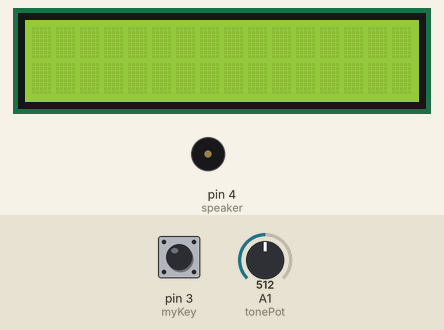
The sketch below on a simulated Arduino Uno, built with avr-gcc and run on an emulated ATmega328P. Parts: 16×2 character LCD, buzzer (waves = sounding). Inputs (shaded band) come from the test bench; at power-on: pin 3 (myKey) LOW, A1 (tonePot) = 512. What the sketch prints to the serial monitor is not drawn.

Above: at 1.2 s.
1.3 s: pin 3 (myKey) pulled HIGH for 0.15 s
At 4.1 s:
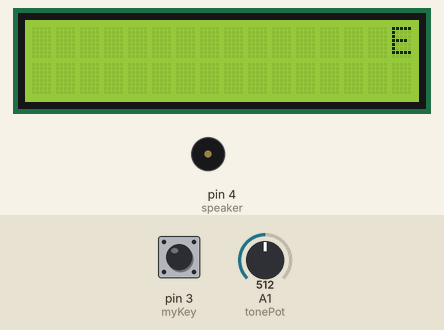
4.4 s: pin 3 (myKey) pulled HIGH for 1 s
At 8.24 s:
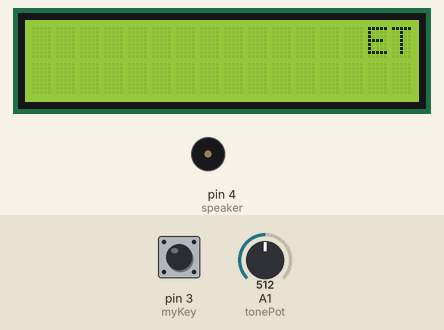
8.4 s: pin 3 (myKey) pulled HIGH for 0.15 s
At 8.47 s:
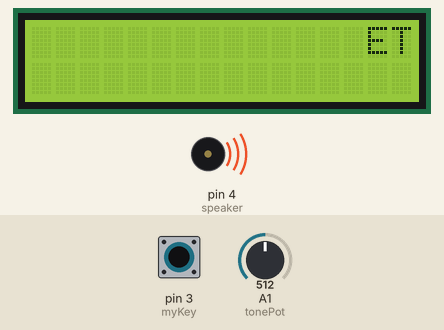
11.5 s: pin 3 (myKey) pulled HIGH for 0.15 s
At 12.8 s:
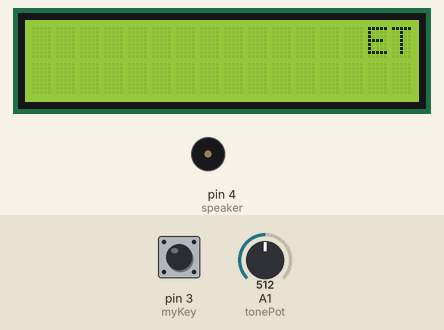
14.6 s: pin 3 (myKey) pulled HIGH for 0.15 s
At 14.67 s:
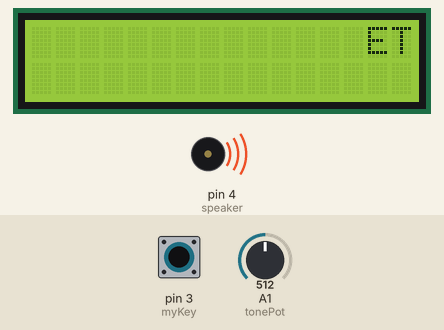
17.7 s: pin 3 (myKey) pulled HIGH for 0.15 s
At 23.9 s:
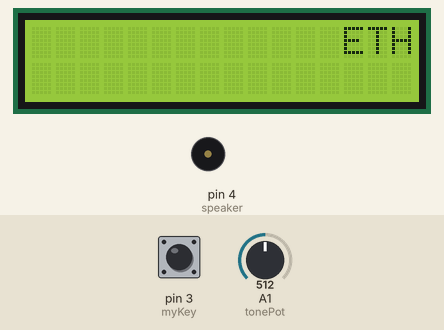
Timing chart, 0 to 25.4 s (numbered marks = the images above; inputs shaded):
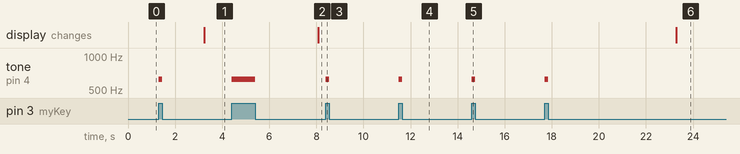

Measured:
- after the input at 1.3 s, tone on pin 4 (speaker): silent → 625 Hz at once, → silent 0.15 s later; the display: changes after 1.9 s (image 1)
- after the input at 4.4 s, tone on pin 4 (speaker): silent → 625 Hz at once, → silent 1.0 s later; the display: changes after 3.7 s (image 2)
- after the input at 8.4 s, tone on pin 4 (speaker): silent → 625 Hz at once, → silent 0.15 s later
- after the input at 11.5 s, tone on pin 4 (speaker): silent → 625 Hz at once, → silent 0.15 s later
- after the input at 14.6 s, tone on pin 4 (speaker): silent → 625 Hz at once, → silent 0.15 s later
- after the input at 17.7 s, tone on pin 4 (speaker): silent → 625 Hz at once, → silent 0.15 s later; the display: changes after 5.6 s (image 6)

The sketch:

morseduino.ino
```cpp
/*
   Dave Mueller W9BFZ's modification of:

 *  Barnacle Budd's Morse Code Decoder v. 0.1
   (c) 2011, Budd Churchward - WB7FHC

   Hook a button or telegraph key up to your Arduino
   and this program will copy your Morse Code and display
   the characters in your Monitor window.

   The program will automatically adjust to the speed of code that
   you are sending. The first few characters may come out wrong.

   The software tracks the speed of the sender's dahs to make
   its adjustments. The more dahs you send at the beginning
   the sooner it locks into solid copy.

   After a reset, the following text is very difficult to lock in on:
   'SHE IS HIS SISTER' because there are only two dahs in the whole
   phrase and they come near the end. However, if you reset and then
   send 'CALL ME WOODY' it will match your speed quite quickly.

Mods by Dave: Variable tone via potentiometer. LCD support currently configured for 16X2 but only uses one line.
  TODO: Add a clear screen button.
*/
#include <LiquidCrystal.h>
LiquidCrystal lcd(7, 8, 9, 10, 11, 12);

int myKey=3;    // We are borrowing Analog Pin 0 and using it as digital
int speaker=4;  // Speaker will be hooked between pin 11 and ground

int val=0;                   // A value for key up and down
int myTone=0;              // Frequency of our tone
int tonePot = A1; // Tone poteniometer
int pot = 0; // Control the frequency of the side tone.


boolean ditOrDah=true;       // We have a full dit or a full dah
int dit=100;                 // If we loop less than this with keydown it's a dit else a dah
int averageDah=150;          // Start with this value we will adjusted it each time he sends a dah


boolean characterDone=true;  // A full character has been sent
int myBounce=2;              // Handles normal keybounce but we needed to do more later
int downTime=0;              // We are going to count the cycles we loop while key is down

long FullWait=10000;     // This value will be set by the sender's speed - the gap between letters
long WaitWait=FullWait;  // WaitWait is for the gap between dits and dahs
long newWord=0;          // For the gap between words

int nearLineEnd=60;      // How far do you want to type across your monitor window?
int letterCount=0;       // To keep track of how many characters have been printed on the line

int myNum=0;  // We will turn the dits and dahs into a data stream and parse
              // a value that we will store here

// The place a letter appears here matches the value we parse out of the code
char mySet[] ="##TEMNAIOGKDWRUS##QZYCXBJP#L#FVH09#8###7#######61#######2###3#45";


void setup() {
  pinMode(myKey, INPUT);
  pinMode(speaker,OUTPUT);
  lcd.begin(16, 2);
  lcd.setCursor(16,0);
  // initialize the serial communication:
  Serial.begin(9600);
  lcd.cursor();
}


 void loop() {
  pot = analogRead(tonePot); // Read tone potentiometer
  myTone = map(pot, 0, 1023, 350, 900); // Set tone based on potentiometer. Between 400hz and 900hz

   val=digitalRead(myKey);  // Is it up or is it down?
   if (val) keyIsDown();    // Any value here means it is down.
   if (!val) keyIsUp();     // Should be 0 when it is up.

 }

 void keyIsDown() {
   tone(speaker,myTone);  // Turn on the sound
   WaitWait=FullWait;     // Reset our Key Up countdown
   downTime++;   //Count how long the key is down

  if (myNum==0) {       // myNum will equal zero at the beginning of a character
      myNum=1;          // This is our start bit  - it only does this once per letter
    }

  characterDone=false;  // we aren't finished with the character yet, there could be more
  ditOrDah=false;       // we don't know what it is yet - key is still down
  delay(myBounce);      // short delay to keep the real world in synch with Arduino
 }

 void keyIsUp() {
   noTone(speaker);     // Turn off the sound
  if (newWord>0) newWord--;     // Counting down to spot gap between words
  if (newWord==1) printSpace(); // Found the gap, print a space but only once next time it will be 0

  if (!ditOrDah) {              // We don't know if it was a dit or a dah yet, so ...
      shiftBits();              // let's go find out! And do our Magic with the bits
    }

  if (!characterDone) {
      WaitWait--;               // We are counting down
      if (WaitWait==0) {        // Bingo, keyUp just timed out! A full letter has been sent
        WaitWait=FullWait;      // Reset our  keyUp counter
        printCharacter();       // Go figure out what character it was and print it

        characterDone=true;     // We got him, we're done here
        myNum=0;                // This sets us up for getting the next start bit
      }
      downTime=0;               // Reset our keyDown counter
   }
}

void printSpace() {
  letterCount++;                  // we're counting the number of characters on the line
  if (letterCount>nearLineEnd) {  // when we get past our threshold we do this:
    Serial.println();             // jump down to a new line
    letterCount=0;                // reset our character counter
    return;                       // Go back to loop(), we're done here.
  }
  Serial.print(' ');              // print a space on the monitor window
  lcd.print(' ');                 // Print a space to the LCD
  lcd.scrollDisplayLeft();        //Advance LCD one character to the left

}

void printCharacter() {
  FullWait=averageDah*100;        // the keyUp counter gets reset based on sender's speed
  newWord=FullWait*5;             // word gap counter is also adjusted by sender's speed
  letterCount++;                  // we're counting the number of characters on the line
  if (myNum>63) {
    printPunctuation();           // The value we parsed is bigger than our character array
                                  // It is probably a punctuation mark so go figure it out.

    return;                       // Go back to the main loop(), we're done here.
  }

  Serial.print(mySet[myNum]);     // Print the letter that is in this spot in our character set
  lcd.print(mySet[myNum]);        // Print the letter to the LCD
  lcd.scrollDisplayLeft();        //Advance LCD one character left


}


void printPunctuation() {
  byte pMark='#'; // Just in case nothing matches
  if (myNum==71) pMark=':';
  if (myNum==76) pMark=',';
  if (myNum==84) pMark='!';
  if (myNum==94) pMark='-';
  if (myNum==101) pMark='@';
  if (myNum==106) pMark='.';
  if (myNum==115) pMark='?';
  Serial.print(pMark);   // print the punctuation mark
  lcd.print(' ');                 // Print a space to the LCD
  lcd.scrollDisplayLeft();        //Advance LCD one character to the left
}

void shiftBits() {
  ditOrDah=true;        // we will know which one in two lines
  if (downTime<dit/3) return;  // ignore my keybounce
  if (downTime<dit) {
    // We got a dit
    myNum = myNum << 1;  // shift bits left
    myNum++;             // add one because it is a dit
  }
  else {
    // We got a dah
    myNum = myNum << 1; // shift bits left

    // The next three lines handle the automatic speed adjustment:
    averageDah=(downTime+averageDah)/2;  // running average of dahs
    dit=averageDah/3;                    // normal dit would be this
    dit=dit*2;                           // double it to get the threshold between dits and dahs
  }
}
```
